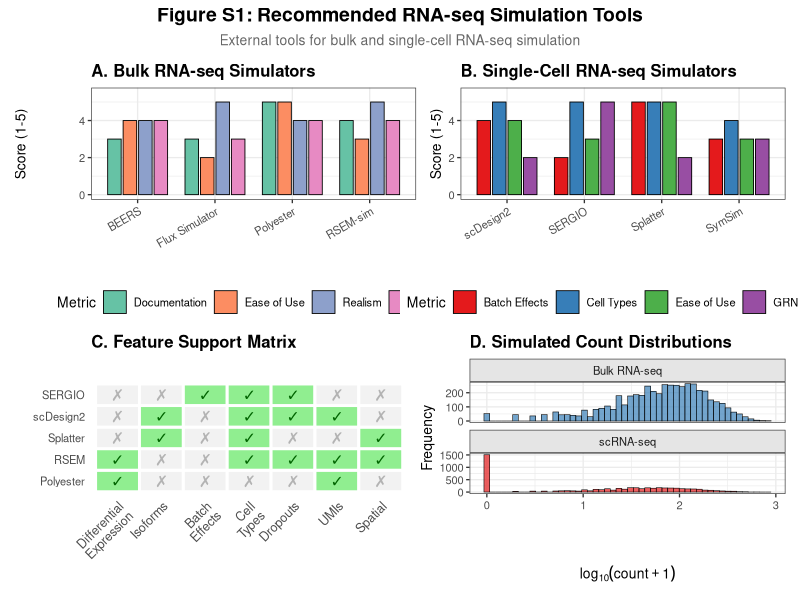
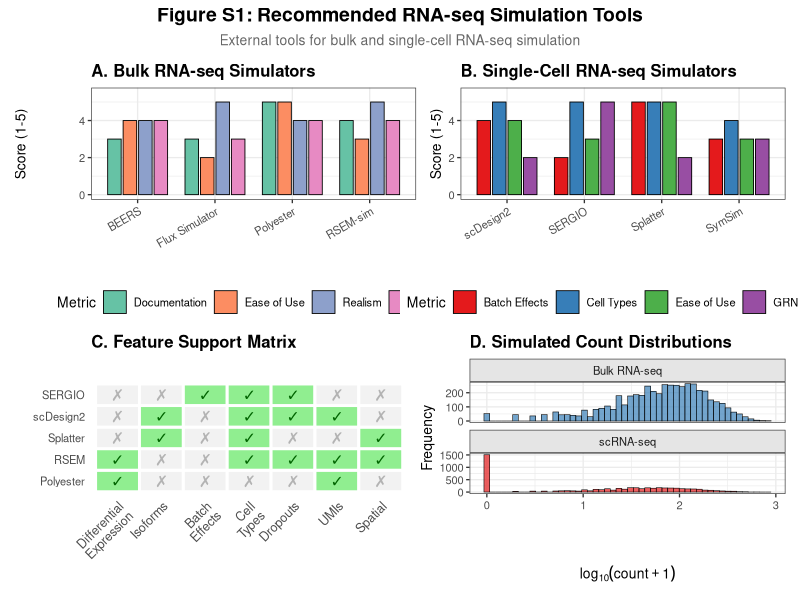

Generate these figures, in order, with R:
#!/usr/bin/env Rscript
# Figure S1: RNA-seq Simulation Tool Comparison
# Supplementary figure comparing recommended RNA-seq simulators
#
# Panels:
#   A: Bulk RNA-seq tool comparison
#   B: scRNA-seq tool comparison
#   C: Feature support matrix
#   D: Example count distributions
#
# Usage: Rscript scripts/paper_fig/figS1_rnaseq_recommendations.R

library(ggplot2)
library(patchwork)
library(data.table)

# Output directory
out_dir <- "scripts/paper_fig/output"
dir.create(out_dir, showWarnings = FALSE, recursive = TRUE)

cat("=== Figure S1: RNA-seq Simulation Recommendations ===\n")

# -----------------------------------------------------------------------------
# Panel A: Bulk RNA-seq Tools
# -----------------------------------------------------------------------------

cat("Generating Panel A: Bulk RNA-seq Tools...\n")

bulk_tools <- data.frame(
  Tool = c("Polyester", "RSEM-sim", "Flux Simulator", "BEERS"),
  Language = c("R", "C++/Perl", "Java", "Python"),
  `Ease of Use` = c(5, 3, 2, 4),
  `Realism` = c(4, 5, 5, 4),
  `Speed` = c(4, 4, 3, 4),
  `Documentation` = c(5, 4, 3, 3),
  check.names = FALSE
)

# Reshape for radar-like bar chart
bulk_long <- reshape(bulk_tools, direction = "long",
                     varying = list(c("Ease of Use", "Realism", "Speed", "Documentation")),
                     v.names = "Score",
                     timevar = "Metric",
                     times = c("Ease of Use", "Realism", "Speed", "Documentation"))
bulk_long$Metric <- factor(bulk_long$Metric)

panel_a <- ggplot(bulk_long, aes(x = Tool, y = Score, fill = Metric)) +
  geom_col(position = position_dodge(width = 0.8), width = 0.7,
           color = "black", linewidth = 0.3) +
  scale_fill_brewer(palette = "Set2") +
  labs(
    title = "A. Bulk RNA-seq Simulators",
    x = "",
    y = "Score (1-5)"
  ) +
  theme_bw(base_size = 10) +
  theme(
    plot.title = element_text(face = "bold", size = 12),
    legend.position = "bottom",
    axis.text.x = element_text(angle = 30, hjust = 1)
  ) +
  coord_cartesian(ylim = c(0, 5.5))

# -----------------------------------------------------------------------------
# Panel B: scRNA-seq Tools
# -----------------------------------------------------------------------------

cat("Generating Panel B: scRNA-seq Tools...\n")

scrna_tools <- data.frame(
  Tool = c("Splatter", "scDesign2", "SymSim", "SERGIO"),
  Language = c("R", "R", "R", "Python"),
  `Ease of Use` = c(5, 4, 3, 3),
  `Cell Types` = c(5, 5, 4, 5),
  `Batch Effects` = c(5, 4, 3, 2),
  `GRN Support` = c(2, 2, 3, 5),
  check.names = FALSE
)

scrna_long <- reshape(scrna_tools, direction = "long",
                      varying = list(c("Ease of Use", "Cell Types", "Batch Effects", "GRN Support")),
                      v.names = "Score",
                      timevar = "Metric",
                      times = c("Ease of Use", "Cell Types", "Batch Effects", "GRN Support"))
scrna_long$Metric <- factor(scrna_long$Metric)

panel_b <- ggplot(scrna_long, aes(x = Tool, y = Score, fill = Metric)) +
  geom_col(position = position_dodge(width = 0.8), width = 0.7,
           color = "black", linewidth = 0.3) +
  scale_fill_brewer(palette = "Set1") +
  labs(
    title = "B. Single-Cell RNA-seq Simulators",
    x = "",
    y = "Score (1-5)"
  ) +
  theme_bw(base_size = 10) +
  theme(
    plot.title = element_text(face = "bold", size = 12),
    legend.position = "bottom",
    axis.text.x = element_text(angle = 30, hjust = 1)
  ) +
  coord_cartesian(ylim = c(0, 5.5))

# -----------------------------------------------------------------------------
# Panel C: Feature Support Matrix
# -----------------------------------------------------------------------------

cat("Generating Panel C: Feature Matrix...\n")

features <- expand.grid(
  Tool = c("Polyester", "RSEM", "Splatter", "scDesign2", "SERGIO"),
  Feature = c("Differential\nExpression", "Isoforms", "Batch\nEffects",
              "Cell\nTypes", "Dropouts", "UMIs", "Spatial")
)

# Define support
features$Supported <- c(
  # Polyester
  TRUE, TRUE, FALSE, FALSE, FALSE, FALSE, FALSE,
  # RSEM
  TRUE, TRUE, FALSE, FALSE, FALSE, FALSE, FALSE,
  # Splatter
  TRUE, FALSE, TRUE, TRUE, TRUE, TRUE, FALSE,
  # scDesign2
  TRUE, FALSE, TRUE, TRUE, TRUE, TRUE, FALSE,
  # SERGIO
  TRUE, FALSE, FALSE, TRUE, TRUE, FALSE, FALSE
)

features$Tool <- factor(features$Tool,
  levels = c("Polyester", "RSEM", "Splatter", "scDesign2", "SERGIO"))

panel_c <- ggplot(features, aes(x = Feature, y = Tool, fill = Supported)) +
  geom_tile(color = "white", linewidth = 1) +
  geom_text(aes(label = ifelse(Supported, "\u2713", "\u2717")),
            size = 4, color = ifelse(features$Supported, "darkgreen", "gray70")) +
  scale_fill_manual(values = c("gray95", "#90EE90"), guide = "none") +
  labs(
    title = "C. Feature Support Matrix",
    x = "",
    y = ""
  ) +
  theme_minimal(base_size = 10) +
  theme(
    plot.title = element_text(face = "bold", size = 12),
    panel.grid = element_blank(),
    axis.text.x = element_text(angle = 45, hjust = 1, size = 9)
  )

# -----------------------------------------------------------------------------
# Panel D: Simulated Count Distributions
# -----------------------------------------------------------------------------

cat("Generating Panel D: Count Distributions...\n")

set.seed(42)

# Simulate typical RNA-seq count distributions
n_genes <- 5000

# Bulk RNA-seq (negative binomial)
bulk_counts <- rnbinom(n_genes, mu = 100, size = 1)

# scRNA-seq with dropouts
sc_lambda <- rgamma(n_genes, shape = 0.5, rate = 0.01)
sc_counts <- rpois(n_genes, sc_lambda)
# Add dropout
dropout_prob <- exp(-0.1 * sc_lambda)
sc_counts[runif(n_genes) < dropout_prob] <- 0

count_data <- rbind(
  data.frame(type = "Bulk RNA-seq", counts = log10(bulk_counts + 1)),
  data.frame(type = "scRNA-seq", counts = log10(sc_counts + 1))
)

panel_d <- ggplot(count_data, aes(x = counts, fill = type)) +
  geom_histogram(bins = 50, alpha = 0.7, color = "black",
                 linewidth = 0.2, position = "identity") +
  facet_wrap(~type, ncol = 1, scales = "free_y") +
  scale_fill_manual(values = c("#377EB8", "#E41A1C")) +
  labs(
    title = "D. Simulated Count Distributions",
    x = expression(log[10](count + 1)),
    y = "Frequency"
  ) +
  theme_bw(base_size = 10) +
  theme(
    plot.title = element_text(face = "bold", size = 12),
    legend.position = "none",
    strip.background = element_rect(fill = "gray90")
  )

# -----------------------------------------------------------------------------
# Combine panels
# -----------------------------------------------------------------------------

cat("\nCombining panels...\n")

figS1 <- (panel_a | panel_b) / (panel_c | panel_d) +
  plot_annotation(
    title = "Figure S1: Recommended RNA-seq Simulation Tools",
    subtitle = "External tools for bulk and single-cell RNA-seq simulation",
    theme = theme(
      plot.title = element_text(face = "bold", size = 14, hjust = 0.5),
      plot.subtitle = element_text(size = 10, hjust = 0.5, color = "gray40")
    )
  )

# Save
ggsave(file.path(out_dir, "figS1_rnaseq_recommendations.pdf"), figS1,
       width = 14, height = 12, dpi = 300)
ggsave(file.path(out_dir, "figS1_rnaseq_recommendations.png"), figS1,
       width = 14, height = 12, dpi = 300)

cat("\nFigure S1 saved to:\n")
cat("  ", file.path(out_dir, "figS1_rnaseq_recommendations.pdf"), "\n")
cat("  ", file.path(out_dir, "figS1_rnaseq_recommendations.png"), "\n")

# -----------------------------------------------------------------------------
# Save source data
# -----------------------------------------------------------------------------

write.csv(bulk_tools, file.path(out_dir, "figS1_source_data_bulk_tools.csv"), row.names = FALSE)
write.csv(scrna_tools, file.path(out_dir, "figS1_source_data_scrna_tools.csv"), row.names = FALSE)

cat("\nSource data saved.\n")
cat("\n=== Done ===\n")
